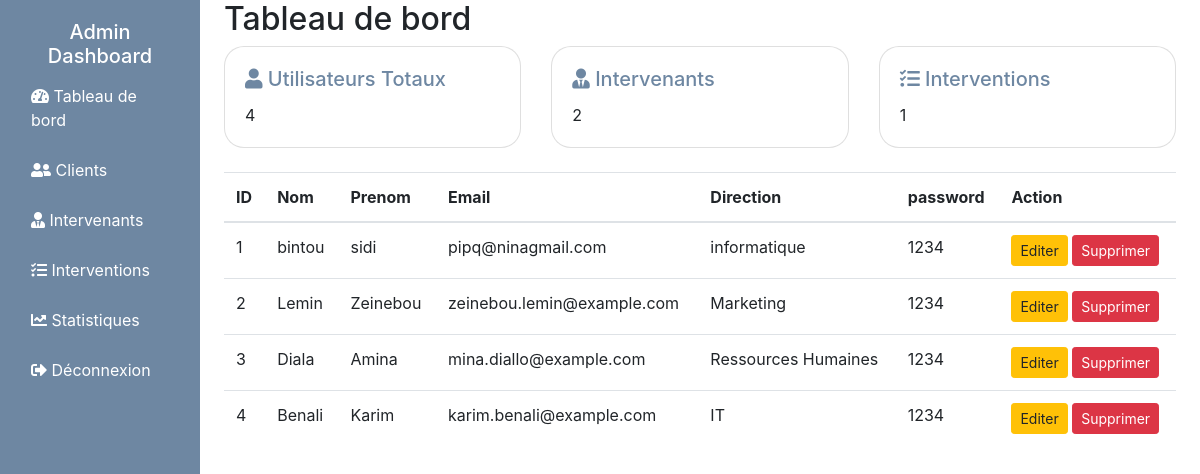
Page /dashbordClient (signed in) on the earlier database version.
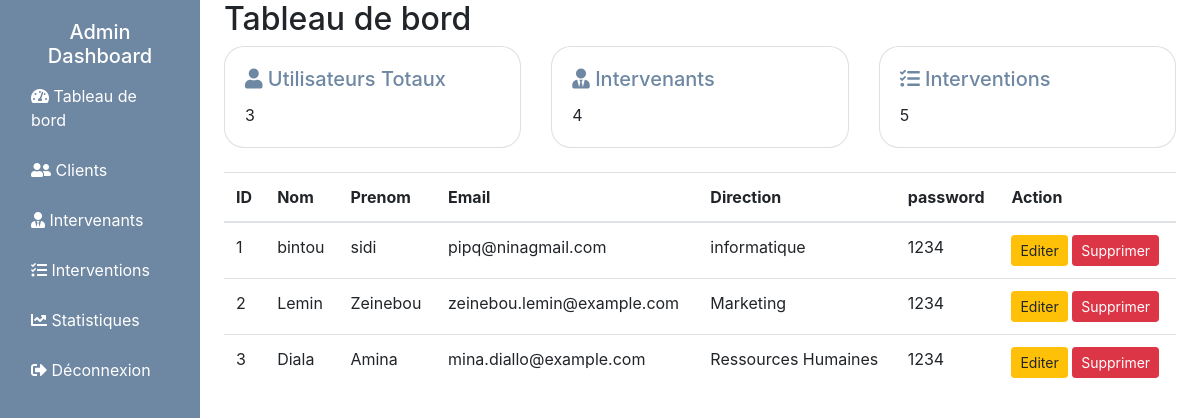
Same page on the later database version.
### app.py (models this page shows, shortened)
class Client(db.Model):
    id = db.Column(db.Integer, primary_key=True)
    nom = db.Column(db.String(50), nullable=False)
    prenom = db.Column(db.String(50), nullable=False)
    direction = db.Column(db.String(100), nullable=False)
    email = db.Column(db.String(100), unique=True, nullable=False)
    password = db.Column(db.String(200), nullable=False)
    interventions = db.relationship('Intervention', backref='client', lazy=True)

### app.py (the view)
@app.route("/dashbordClient")
@login_required
def dashbordClient():
    if id:
        intervenants = Intervenant.query.all()
        clients = Client.query.all()
        interventions = Intervention.query.all()
        return render_template('dashbordClient.html', intervenants=intervenants, clients=clients,interventions=interventions)

### app.py (called while the page is built)
def login_required(f):
    @wraps(f)
    def decorated_function(*args, **kwargs):
        if 'client_id' not in session and 'admin_id' not in session:
            flash("Vous devez être connecté pour accéder à cette page.", "danger")
            return redirect(url_for('login_client'))
        return f(*args, **kwargs)
    return decorated_function

### templates/dashbordClient.html (shortened to what the changed rows need)
<!DOCTYPE html>
<html lang="fr">
<head>
    <link href="https://stackpath.bootstrapcdn.com/bootstrap/4.5.2/css/bootstrap.min.css" rel="stylesheet">
    <link rel="stylesheet" href="https://cdnjs.cloudflare.com/ajax/libs/font-awesome/5.15.4/css/all.min.css">
</head>
<body>
<div class="container-fluid">
    <div class="row">
        <main role="main" class="col-md-9 ml-sm-auto col-lg-10 px-4">
            <h2>Tableau de bord</h2>
            <div class="row">
                <div class="col-md-4">
                    <div class="card mb-4">
                        <div class="card-body">
                            <h5 class="card-title"><i class="fas fa-user"></i> Utilisateurs Totaux</h5>
                            <p class="card-text">{{ clients|length }}</p>
                        </div>
                    </div>
                </div>
                <div class="col-md-4">
                    <div class="card mb-4">
                        <div class="card-body">
                            <h5 class="card-title"><i class="fas fa-user-tie"></i> Intervenants</h5>
                            <p class="card-text">{{ intervenants|length }}</p>
                        </div>
                    </div>
                </div>
                <div class="col-md-4">
                    <div class="card mb-4">
                        <div class="card-body">
                            <h5 class="card-title"><i class="fas fa-tasks"></i> Interventions</h5>
                            <p class="card-text">{{ interventions|length }}</p>
                        </div>
                    </div>
                </div>
            </div>
            {% if clients %}
            <div class="table-responsive">
                <table class="table">
                    <thead>
                        <tr>
                            <th scope="col">ID</th>
                            <th scope="col">Nom</th>
                            <th scope="col">Prenom</th>
                            <th scope="col">Email</th>
                            <th scope="col">Direction</th>
                            <th scope="col">password</th>
                            <th scope="col">Action</th>
                        </tr>
                    </thead>
                    <tbody>
                        {% for e in clients %}
                        <tr>
                            <td>{{ e.id }}</td>
                            <td>{{ e.nom }}</td>
                            <td>{{ e.prenom }}</td>
                            <td>{{ e.email }}</td>
                            <td>{{ e.direction }}</td>
                            <td>{{ e.password }}</td>
                            <td>
                                <button type="button" class="btn btn-warning btn-sm" data-toggle="modal" data-target="#editModal{{ e.id }}">
                                    Editer
                                </button>
                                <form action="{{ url_for('delete_client', id=e.id) }}" method="POST" style="display:inline;">
                                    <button type="submit" class="btn btn-danger btn-sm">Supprimer</button>
                                </form>
                            </td>
                        </tr>
                        {% endfor %}
                    </tbody>
                </table>
            </div>
            {% else %}
            <p>Aucun client trouvé.</p>
            {% endif %}
        </main>
    </div>
</div>
</body>
</html>

Differences in the rows shown:
removed Client: id "4", nom "Benali", prenom "Karim", email "karim.benali@example.com", direction "IT", password "1234"
Other differences:
{{ clients|length }}: "4" → "3"
{{ intervenants|length }}: "2" → "4"
{{ interventions|length }}: "1" → "5"
